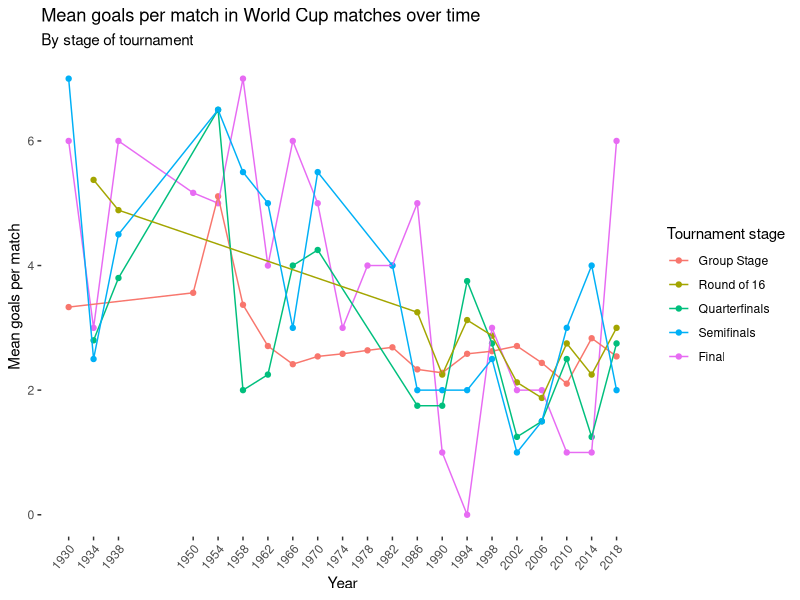
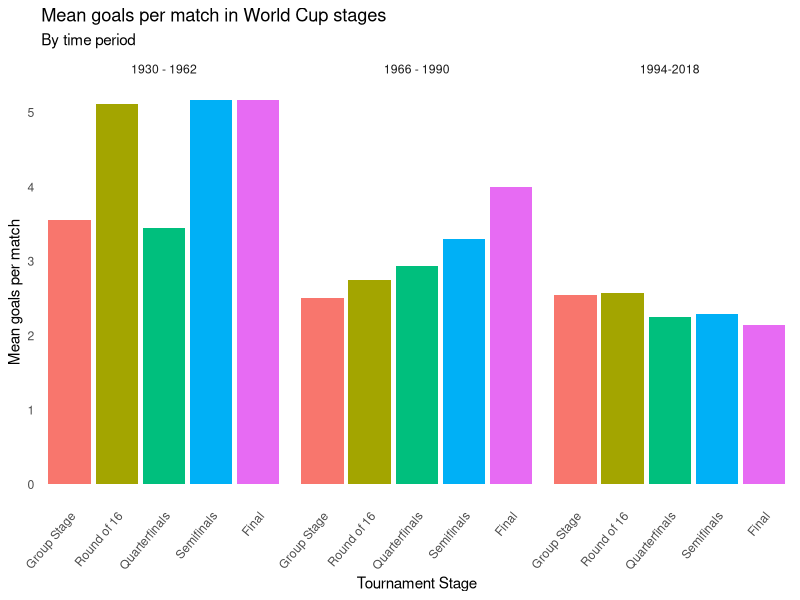
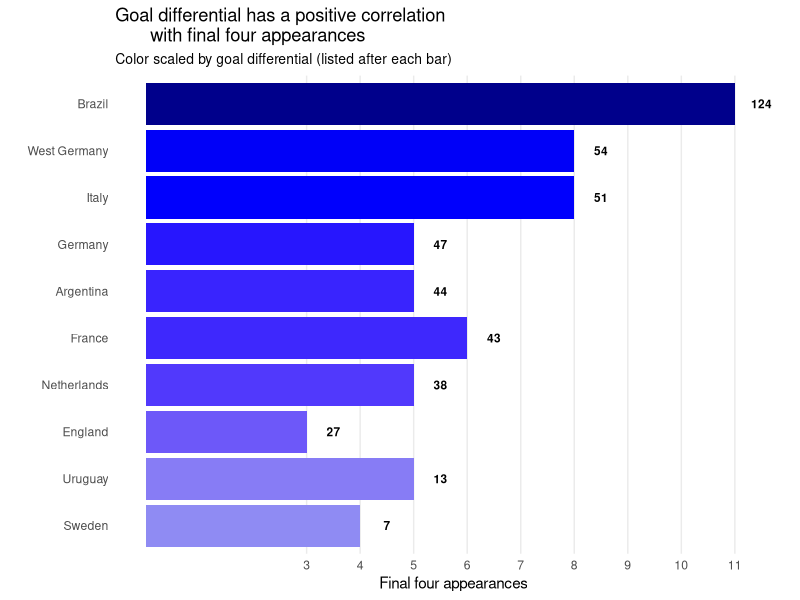
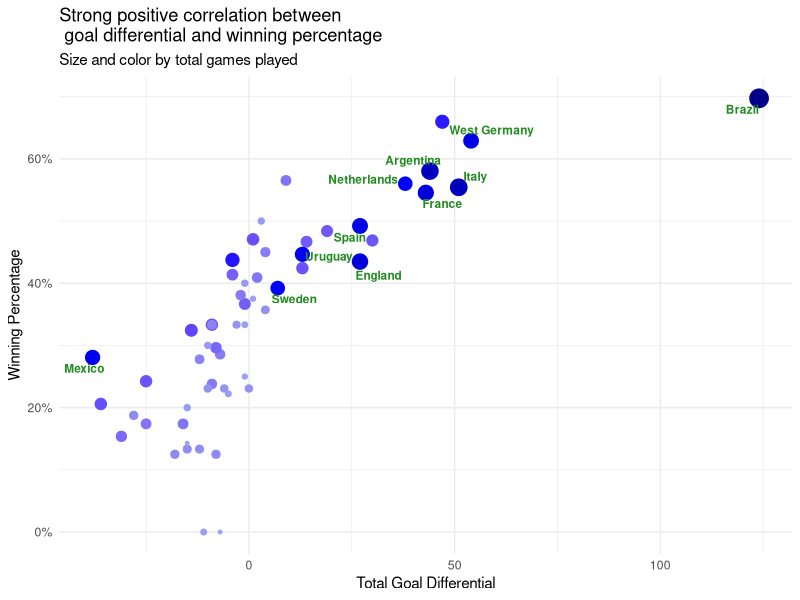

Write R code to recreate these figures, in order.
## ---- chunk 1
#| label: load-pkgs
#| message: false
#| warning: false

library(tidyverse)
library(dplyr)
library(stringr)
library(ggrepel)
library(scales)
## ---- chunk 2
#| label: load-data
#| message: false

matches <- read.csv("data/wcmatches.csv")
wc <- read.csv("data/worldcups.csv")
## ---- chunk 3
#| label: data-manipulation
matches_q1 <- matches %>%
  filter(stage != "Third place") |> #Third place game dropped from analysis due to teams lacking competitive edge
  mutate(
    stage = if_else(
      str_detect(stage, "Group"),
      "Group Stage",
      if_else(str_detect(stage, "Final"), "Final", stage)
    ),
    total_score = home_score + away_score
  ) |>
  mutate(year_group = if_else(
    year <= 1962,
    "1930 - 1962",
    if_else(year <= 1990, "1966 - 1990", "1994-2018")
  ))
## ---- chunk 4
#| label: Q1-viz-1
#| fig-cap: Figure 1

matches_q1 |>
  group_by(year, stage) |>
  summarize(goals = mean(total_score)) |>
  ggplot(aes(x = year, y = goals, color = stage)) +
  geom_point() +
  geom_line() +
  theme(
    panel.grid.major = element_blank(),
    panel.grid.minor = element_blank(),
    panel.background = element_blank()
  ) +
  theme(axis.text.x = element_text(
    angle = 50,
    vjust = 1,
    hjust = 1
  )) +
  scale_x_continuous(
    breaks = c(
      1930,
      1934,
      1938,
      1950,
      1954,
      1958,
      1962,
      1966,
      1970,
      1974,
      1978,
      1982,
      1986,
      1990,
      1994,
      1998,
      2002,
      2006,
      2010,
      2014,
      2018
    ),
    labels = c(
      "1930",
      "1934",
      "1938",
      "1950",
      "1954",
      "1958",
      "1962",
      "1966",
      "1970",
      "1974",
      "1978",
      "1982",
      "1986",
      "1990",
      "1994",
      "1998",
      "2002",
      "2006",
      "2010",
      "2014",
      "2018"
    )
  ) +
  theme(legend.key = element_rect(fill = "white", color = NA)) +
  scale_color_discrete(limits = c(
    "Group Stage",
    "Round of 16",
    "Quarterfinals",
    "Semifinals",
    "Final"
  )) +
  labs(
    title = "Mean goals per match in World Cup matches over time",
    subtitle = "By stage of tournament",
    x = "Year",
    y = "Mean goals per match",
    color = "Tournament stage"
  )
## ---- chunk 5
#| label: Q1-viz-2
#| fig-cap: Figure 2

matches_q1 |>
  group_by(stage, year_group) |>
  summarize(goals = mean(total_score)) |>
  ggplot(aes(x = stage, y = goals, fill = stage)) +
  facet_wrap( ~ year_group) +
  geom_col() +
  theme_minimal() +
  theme(
    panel.grid.major = element_blank(),
    panel.grid.minor = element_blank(),
    panel.background = element_blank()
  ) +
  theme(axis.text.x = element_text(
    angle = 50,
    vjust = 1,
    hjust = 1
  )) +
  scale_fill_discrete(limits = c(
    "Group Stage",
    "Round of 16",
    "Quarterfinals",
    "Semifinals",
    "Final"
  )) +
  theme(legend.position = "none") +
  scale_x_discrete(limits = c(
    "Group Stage",
    "Round of 16",
    "Quarterfinals",
    "Semifinals",
    "Final"
  )) +
  labs(
    title = "Mean goals per match in World Cup stages",
    subtitle = "By time period",
    x = "Tournament Stage",
    y = "Mean goals per match",
    fill = "Tournament Stage"
  )
## ---- chunk 6
#| label: data-manipulation-2

matches_q2 <- matches |>
    pivot_longer(
    cols = c("home_team", "away_team"),
    names_to = "home_away",
    values_to = "team"
  ) |>
  mutate(goal_differential = if_else(
    home_away == "home_team",
    home_score - away_score,
    away_score - home_score),
    won = if_else(winning_team == team, TRUE, FALSE, missing = FALSE)) |>
  group_by(team) |>
  summarise(total_goal_diff = sum(goal_differential),
            total_games = n(),
            win_perc = sum(won) / total_games) |>
  mutate(team = if_else(team == "United States", "USA", team))
  

wc_q2 <- wc |>
    pivot_longer(
    cols = c("winner", "second", "third", "fourth"),
    names_to = "placement",
    values_to = "team"
  )
## ---- chunk 7
#| label: Q2-viz-1
#| fig-cap: Figure 3

q2_data <- wc_q2 |>
  left_join(matches_q2, by = 'team')

q2_data |>
  group_by(team) |>
  summarise(appearances = n(), goal_diff = total_goal_diff) |>
  arrange(desc(appearances)) |>
  unique() |>
  filter(appearances > 2) |>
  ggplot(aes(x=appearances, y=reorder(team, goal_diff), fill=goal_diff)) +
  geom_col(show.legend = FALSE) +
  labs(title = "Goal differential has a positive correlation
       with final four appearances",
       subtitle = "Color scaled by goal differential (listed after each bar)",
       x = "Final four appearances",
       y = "") +
  theme_minimal() +
  scale_fill_gradient2(low = "lightblue", mid = "blue", high = "darkblue", midpoint = 50) +
  geom_text(aes(x=appearances + 0.5, y=team, label=goal_diff), size=3, color="black", fontface='bold') +
  scale_x_continuous(
    breaks = c(
      3,
      4,
      5,
      6,
      7,
      8,
      9,
      10,
      11
    ),
    labels = c(
      "3",
      "4",
      "5",
      "6",
      "7",
      "8",
      "9",
      "10",
      "11"
    )
  ) +
    theme(plot.subtitle = element_text(size = 10),
        panel.grid.minor = element_blank(),
        panel.grid.major.y = element_blank())

## ---- chunk 8
#| label: q2-viz2
#| fig-cap: Figure 4

matches_q2 %>%
  filter(total_games > 6) |>
  ggplot(aes(x=total_goal_diff, y=win_perc, size=total_games, color=total_games)) +
  geom_point(show.legend = FALSE) +
  geom_text_repel(aes(label=ifelse(total_games >= 50, team, "")), size=3, fontface='bold', color="forestgreen") +
  labs(title="Strong positive correlation between \n goal differential and winning percentage",
       x="Total Goal Differential",
       y="Winning Percentage",
       size="Total Games Played",
       subtitle="Size and color by total games played") +
  theme_minimal() +
  scale_color_gradient2(low = "lightblue", mid = "blue", high = "darkblue", midpoint = 50) +
  scale_y_continuous(labels = percent_format())
